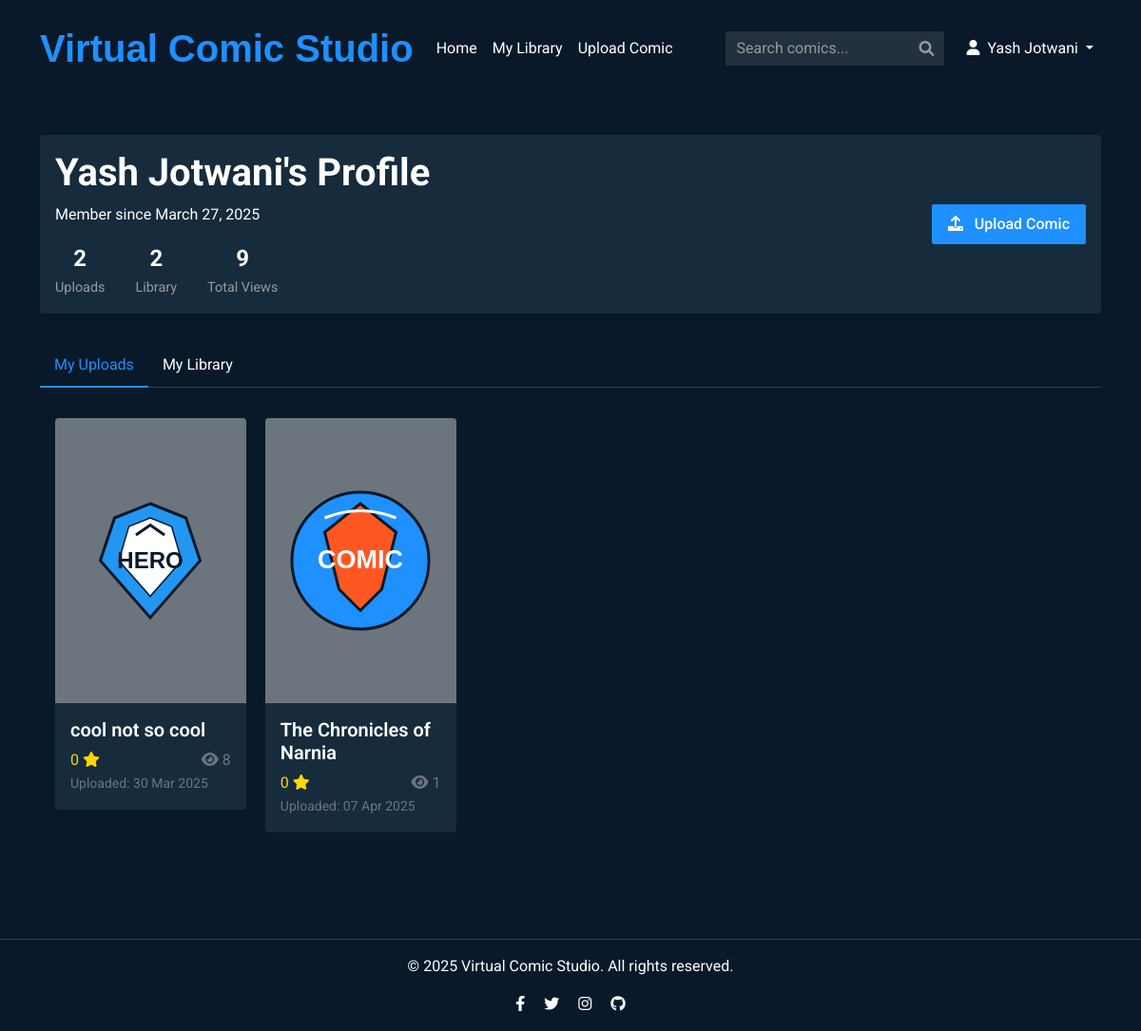
The app's page /profile (signed in) with its own data.
### models.py (models this page shows, shortened)
class User(UserMixin, db.Model):
    id = db.Column(db.Integer, primary_key=True)
    username = db.Column(db.String(64), unique=True, nullable=False)
    email = db.Column(db.String(120), unique=True, nullable=False)
    password_hash = db.Column(db.String(256), nullable=False)
    created_at = db.Column(db.DateTime, default=datetime.datetime.utcnow)
    comics_uploaded = db.relationship('Comic', backref='owner', lazy='dynamic')
    reviews = db.relationship('Review', backref='user', lazy='dynamic')
    library_comics = db.relationship('Comic', secondary=user_library,
                                    lazy='dynamic', backref=db.backref('in_libraries', lazy='dynamic'))
    @property
    def library(self):
        return [comic.id for comic in self.library_comics]

class Comic(db.Model):
    id = db.Column(db.Integer, primary_key=True)
    title = db.Column(db.String(100), nullable=False)
    description = db.Column(db.Text, nullable=False)
    filename = db.Column(db.String(255), nullable=False, unique=True)
    owner_id = db.Column(db.Integer, db.ForeignKey('user.id'), nullable=False)
    upload_date = db.Column(db.DateTime, default=datetime.datetime.utcnow)
    views = db.Column(db.Integer, default=0)
    logo_id = db.Column(db.Integer, default=1) # Logo ID (1-5)
    reviews = db.relationship('Review', backref='comic', lazy='dynamic', cascade='all, delete-orphan')
    def get_average_rating(self):
        reviews = self.reviews.all()
        if not reviews:
            return 0
        return sum(review.rating for review in reviews) / len(reviews)
    @classmethod
    def get_by_id(cls, comic_id):
        return cls.query.get(comic_id)

### routes.py (the view)
@app.route('/profile')
@login_required
def profile():
    user_comics = Comic.query.filter_by(owner_id=current_user.id).all()
    total_views = sum(comic.views for comic in user_comics)
    return render_template('profile.html', user=current_user, comics=user_comics,Comic = Comic,total_views = total_views)

### app.py (called while the page is built)
@login_manager.user_loader
def load_user(user_id):
    return User.query.get(int(user_id))

### templates/profile.html (shortened to what this page needs)
{% extends "layout.html" %}  {% block content %}
<div class="profile-header shadow-sm rounded-sm">
  <div class="row align-items-center">
    <div class="col-md-8">
      <h1>{{ user.username }}'s Profile</h1>
      <p>Member since {{ user.created_at.strftime('%B %d, %Y') }}</p>
      <div class="profile-stats">
        <div class="profile-stat">
          <span class="profile-stat-value">{{ comics|length }}</span>
          <span class="profile-stat-label">Uploads</span>
        </div>
        <div class="profile-stat">
          <span class="profile-stat-value">{{ user.library|length }}</span>
          <span class="profile-stat-label">Library</span>
        </div>
        <div class="profile-stat">
          <span class="profile-stat-value">{{ total_views }}</span>
          <span class="profile-stat-label">Total Views</span>
        </div>
      </div>
    </div>
    <div class="col-md-4 text-md-end">
      <a href="{{ url_for('upload_comic') }}" class="btn btn-primary">
        <i class="fas fa-upload me-2"></i> Upload Comic
      </a>
    </div>
  </div>
</div>
<ul class="nav nav-tabs" id="profileTabs" role="tablist">
  <li class="nav-item" role="presentation">
    <button
      class="nav-link active"
      id="uploads-tab"
      data-bs-toggle="tab"
      data-bs-target="#uploads"
      type="button"
      role="tab"
    >
      My Uploads
    </button>
  </li>
  <li class="nav-item" role="presentation">
    <button
      class="nav-link"
      id="library-tab"
      data-bs-toggle="tab"
      data-bs-target="#library"
      type="button"
      role="tab"
    >
      My Library
    </button>
  </li>
</ul>
<div class="tab-content" id="profileTabsContent">
  <div class="tab-pane fade show active" id="uploads" role="tabpanel">
    {% if comics|length > 0 %}
    <div class="comics-grid">
      {% for comic in comics %}
      <div class="comic-card">
        <a href="{{ url_for('comic_details', comic_id=comic.id) }}">
          <div class="card">
            <div
              class="card-img-container bg-secondary d-flex align-items-center justify-content-center"
            >
              <img
                src="{{ url_for('static', filename='images/logo' + (comic.logo_id|string if comic.logo_id else '1') + '.svg') }}"
                alt="{{ comic.title }}"
                class="comic-logo-display"
              />
            </div>
            <div class="card-body">
              <h5 class="card-title">{{ comic.title }}</h5>
              <div class="d-flex justify-content-between align-items-center">
                <div class="comic-rating">
                  {% set rating = comic.get_average_rating()|round(1) %}
                  <span>{{ rating }}</span>
                  <i class="fas fa-star"></i>
                </div>
                <span class="text-muted">
                  <i class="fas fa-eye me-1"></i>{{ comic.views }}
                </span>
              </div>
              <small class="text-muted"
                >Uploaded: {{ comic.upload_date.strftime('%d %b %Y') }}</small
              >
            </div>
          </div>
        </a>
      </div>
      {% endfor %}
    </div>
    {% endif %}
  </div>
</div>
{% endblock %}

### templates/layout.html (shortened to what this page needs)
<!DOCTYPE html>
<html lang="en">
  <head>
    <link
      href="https://cdn.jsdelivr.net/npm/bootstrap@5.1.3/dist/css/bootstrap.min.css"
      rel="stylesheet"
    />
    <link
      href="https://cdnjs.cloudflare.com/ajax/libs/font-awesome/6.0.0-beta3/css/all.min.css"
      rel="stylesheet"
    />
    <link
      rel="stylesheet"
      href="{{ url_for('static', filename='css/main.css') }}"
    />
  </head>
  <body>
    <nav class="navbar navbar-expand-lg navbar-dark">
      <div class="container">
        <a class="navbar-brand" href="{{ url_for('index') }}"
          >Virtual Comic Studio</a
        >
        <div class="collapse navbar-collapse" id="navbarNav">
          <ul class="navbar-nav me-auto">
            <li class="nav-item">
              <a class="nav-link" href="{{ url_for('index') }}">Home</a>
            </li>
            {% if current_user.is_authenticated %}
            <li class="nav-item">
              <a class="nav-link" href="{{ url_for('library') }}">My Library</a>
            </li>
            <li class="nav-item">
              <a class="nav-link" href="{{ url_for('upload_comic') }}"
                >Upload Comic</a
              >
            </li>
            {% endif %}
          </ul>
          <form
            class="search-form d-flex"
            action="{{ url_for('search') }}"
            method="get"
          >
            <div class="position-relative">
              <input
                class="form-control search-input"
                type="search"
                name="q"
                placeholder="Search comics..."
                aria-label="Search"
                value="{{ search_query|default('') }}"
              />
              <i class="fas fa-search search-icon"></i>
            </div>
          </form>
          <ul class="navbar-nav">
            {% if current_user.is_authenticated %}
            <li class="nav-item dropdown">
              <a
                class="nav-link dropdown-toggle"
                href="#"
                id="userDropdown"
                role="button"
                data-bs-toggle="dropdown"
              >
                <i class="fas fa-user me-1"></i> {{ current_user.username }}
              </a>
            </li>
            {% endif %}
          </ul>
        </div>
      </div>
    </nav>
    <main class="container py-4">{% block content %}{% endblock %}</main>
    <footer class="text-center py-3">
      <div class="container">
        <p>&copy; 2025 Virtual Comic Studio. All rights reserved.</p>
        <div class="social-links">
          <a href="#" class="mx-2"><i class="fab fa-facebook-f"></i></a>
          <a href="#" class="mx-2"><i class="fab fa-twitter"></i></a>
          <a href="#" class="mx-2"><i class="fab fa-instagram"></i></a>
          <a href="#" class="mx-2"><i class="fab fa-github"></i></a>
        </div>
      </div>
    </footer>
  </body>
</html>

### static/css/main.css (style rules this page uses)
:root { --primary-bg: #0a1929; --secondary-bg: #1f4068; --accent-color: #1e90ff; --text-color: #ffffff; --card-bg: #162b3c; --hover-bg: #1d3649; --border-color: #2c4356; --success-color: #46b04a; --warning-color: #e6a23c; --danger-color: #f56c6c; --info-color: #909399; --font-main: "Roboto", "Arial", sans-serif; --standard-padding: 16px; --transition-speed: 0.3s; }
body { font-family: var(--font-main); background-color: var(--primary-bg); color: var(--text-color); margin: 0; padding: 0; line-height: 1.5; }
a { color: var(--text-color); text-decoration: none; transition: color var(--transition-speed) ease; }
h1, h2, h3, h4, h5, h6 { margin-top: 0; font-weight: 700; }
.navbar { background-color: var(--primary-bg) !important; padding: var(--standard-padding); box-shadow: 0 2px 5px rgba(0, 0, 0, 0.1); }
.navbar-brand { color: var(--accent-color) !important; font-size: 2.5rem; font-weight: bold; font-family: "Ubuntu", sans-serif; }
.navbar-dark .navbar-nav .nav-link { color: var(--text-color); transition: all var(--transition-speed) ease; }
.btn { border-radius: 2px; font-weight: 500; padding: 8px 16px; transition: all var(--transition-speed) ease; }
.btn-primary { background-color: var(--accent-color); border-color: var(--accent-color); }
.card { background-color: var(--card-bg); border: none; border-radius: 4px; transition: transform var(--transition-speed), box-shadow var(--transition-speed); margin-bottom: 1.5rem; overflow: hidden; }
.card-body { padding: var(--standard-padding); }
.card-title { margin-bottom: 0.5rem; font-weight: 600; }
.form-control { background-color: #333; border: 1px solid var(--border-color); color: var(--text-color); border-radius: 2px; }
.form-control::placeholder { color: #999; }
.comics-grid { display: grid; grid-template-columns: repeat(auto-fill, minmax(200px, 1fr)); gap: 20px; padding: var(--standard-padding); }
.comic-card { position: relative; height: 100%; }
.comic-card .card-img-container { position: relative; height: 300px; overflow: hidden; }
.comic-card img { width: 100%; height: 100%; object-fit: cover; }
.comic-logo-display { width: 80%; height: 80%; max-width: 150px; max-height: 150px; object-fit: contain; transition: transform var(--transition-speed); }
.comic-rating { color: #ffd700; }
footer { background-color: var(--primary-bg); padding: var(--standard-padding); text-align: center; margin-top: 2rem; border-top: 1px solid var(--border-color); }
.rounded-sm { border-radius: 2px; }
.shadow-sm { box-shadow: 0 2px 5px rgba(0, 0, 0, 0.1); }
.search-form { position: relative; margin-right: 1rem; }
.search-form .form-control { padding-right: 35px; background-color: rgba(255, 255, 255, 0.1); border: none; color: var(--text-color); }
.search-form .search-icon { position: absolute; right: 10px; top: 50%; transform: translateY(-50%); color: #999; }
.profile-header { background-color: var(--card-bg); padding: var(--standard-padding); margin-bottom: 2rem; border-radius: 4px; }
.profile-stats { display: flex; gap: 2rem; margin-top: 1rem; }
.profile-stat { text-align: center; }
.profile-stat-value { font-size: 1.5rem; font-weight: bold; display: block; }
.profile-stat-label { color: #999; font-size: 0.9rem; }
.nav-tabs { border-bottom-color: var(--border-color); }
.nav-tabs .nav-link { color: var(--text-color); border: none; padding: 10px 15px; }
.nav-tabs .nav-link.active { color: var(--accent-color); background-color: transparent; border-bottom: 2px solid var(--accent-color); }
.tab-content { padding: var(--standard-padding) 0; }

### records on screen
User: username "Yash Jotwani", created_at "March 27, 2025"
Comic: shows a picture, title "cool not so cool", rating "0", views "8", upload_date "30 Mar 2025"
Comic: shows a picture, title "The Chronicles of Narnia", rating "0", views "1", upload_date "07 Apr 2025"

### other values on screen
{{ comics|length }} "2"
{{ user.library|length }} "2"
{{ total_views }} "9"
